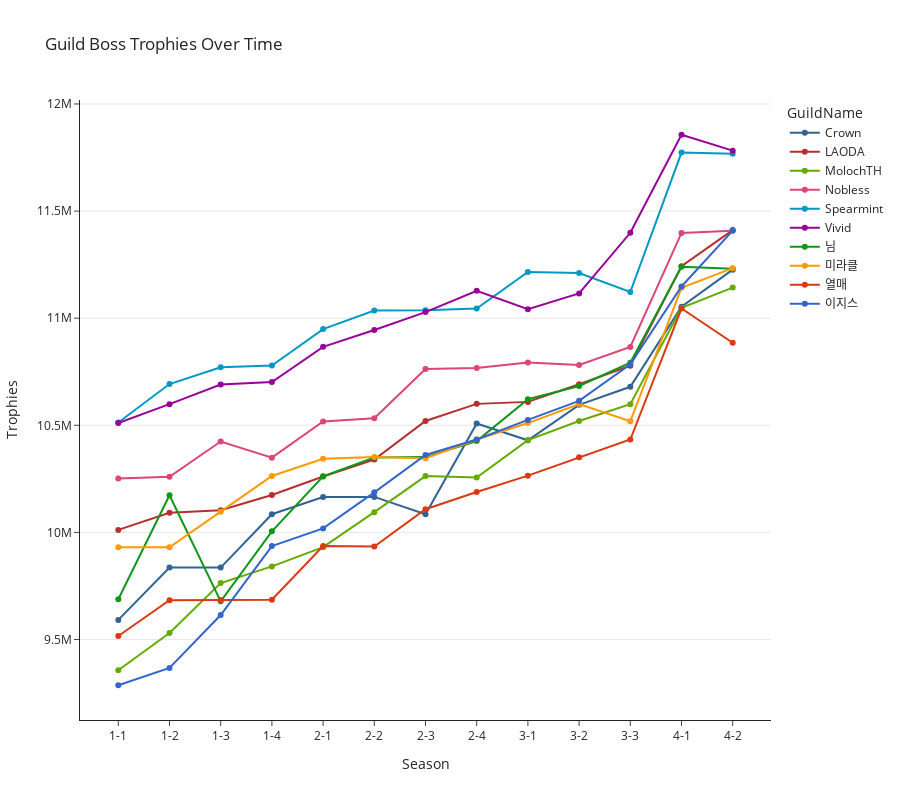

This figure's notebook cell:
### Markdown cell above
## Guild Boss Trophies Over Time

### Code cell
fig = px.line(
    data[data.GuildName.isin(top10_recent)],
    x="Round",
    y="Trophies",
    color="GuildName",
    color_discrete_sequence=px.colors.qualitative.G10_r,
    markers=True,
    hover_data={
        "GuildName": False,
        "Rank": ":,.0f",
        "Date": "|%B %d, %Y",
        "Trophies": ":,.0f",
    },
    hover_name="GuildName",
    title="Guild Boss Trophies Over Time",
    labels={"Rank": "Rank", "Round": "Season", "Trophies": "Trophies"},
    template="simple_white",
    height=800,
)


fig.update_yaxes(showgrid=True)


fig.show()

### Figure 1 — Plotly figure (JSON) as saved in the notebook; plotly's stock layout.template omitted (floating-point values rounded to 4 significant figures)
{"data": [{"customdata": [["Crown", 8, "2024-02-27T00:00:00"], ["Crown", 7, "2024-03-05T00:00:00"], ["Crown", 7, "2024-03-12T00:00:00"], ["Crown", 7, "2024-03-19T00:00:00"], ["Crown", 7, "2024-03-26T00:00:00"], ["Crown", 7, "2024-04-02T00:00:00"], ["Crown", 8, "2024-04-09T00:00:00"], ["Crown", 8, "2024-04-16T00:00:00"], ["Crown", 9, "2024-04-23T00:00:00"], ["Crown", 8, "2024-04-30T00:00:00"], ["Crown", 7, "2024-05-07T00:00:00"], ["Crown", 8, "2024-05-14T00:00:00"], ["Crown", 8, "2024-05-21T00:00:00"]], "hovertemplate": "<b>%{hovertext}</b><br><br>Season=%{x}<br>Trophies=%{y:,.0f}<br>Rank=%{customdata[1]:,.0f}<br>Date=%{customdata[2]|%B %d, %Y}<extra></extra>", "hovertext": ["Crown", "Crown", "Crown", "Crown", "Crown", "Crown", "Crown", "Crown", "Crown", "Crown", "Crown", "Crown", "Crown"], "legendgroup": "Crown", "line": {"color": "#316395", "dash": "solid"}, "marker": {"symbol": "circle"}, "mode": "lines+markers", "name": "Crown", "orientation": "v", "showlegend": true, "type": "scatter", "x": ["1-1", "1-2", "1-3", "1-4", "2-1", "2-2", "2-3", "2-4", "3-1", "3-2", "3-3", "4-1", "4-2"], "xaxis": "x", "y": [9591650, 9836010, 9835780, 10085080, 10165695, 10165775, 10084940, 10508315, 10430030, 10595575, 10679720, 11053810, 11226560], "yaxis": "y"}, {"customdata": [["LAODA", 4, "2024-02-27T00:00:00"], ["LAODA", 4, "2024-03-05T00:00:00"], ["LAODA", 4, "2024-03-12T00:00:00"], ["LAODA", 4, "2024-03-19T00:00:00"], ["LAODA", 6, "2024-03-26T00:00:00"], ["LAODA", 6, "2024-04-02T00:00:00"], ["LAODA", 4, "2024-04-09T00:00:00"], ["LAODA", 4, "2024-04-16T00:00:00"], ["LAODA", 5, "2024-04-23T00:00:00"], ["LAODA", 5, "2024-04-30T00:00:00"], ["LAODA", 5, "2024-05-07T00:00:00"], ["LAODA", 4, "2024-05-14T00:00:00"], ["LAODA", 4, "2024-05-21T00:00:00"]], "hovertemplate": "<b>%{hovertext}</b><br><br>Season=%{x}<br>Trophies=%{y:,.0f}<br>Rank=%{customdata[1]:,.0f}<br>Date=%{customdata[2]|%B %d, %Y}<extra></extra>", "hovertext": ["LAODA", "LAODA", "LAODA", "LAODA", "LAODA", "LAODA", "LAODA", "LAODA", "LAODA", "LAODA", "LAODA", "LAODA", "LAODA"], "legendgroup": "LAODA", "line": {"color": "#B82E2E", "dash": "solid"}, "marker": {"symbol": "circle"}, "mode": "lines+markers", "name": "LAODA", "orientation": "v", "showlegend": true, "type": "scatter", "x": ["1-1", "1-2", "1-3", "1-4", "2-1", "2-2", "2-3", "2-4", "3-1", "3-2", "3-3", "4-1", "4-2"], "xaxis": "x", "y": [10011795, 10091870, 10103600, 10174935, 10260975, 10340180, 10520225, 10600065, 10609375, 10691550, 10778080, 11242265, 11411315], "yaxis": "y"}, {"customdata": [["MolochTH", 11, "2024-02-27T00:00:00"], ["MolochTH", 11, "2024-03-05T00:00:00"], ["MolochTH", 11, "2024-03-12T00:00:00"], ["MolochTH", 11, "2024-03-19T00:00:00"], ["MolochTH", 11, "2024-03-26T00:00:00"], ["MolochTH", 9, "2024-04-02T00:00:00"], ["MolochTH", 9, "2024-04-09T00:00:00"], ["MolochTH", 9, "2024-04-16T00:00:00"], ["MolochTH", 8, "2024-04-23T00:00:00"], ["MolochTH", 9, "2024-04-30T00:00:00"], ["MolochTH", 9, "2024-05-07T00:00:00"], ["MolochTH", 9, "2024-05-14T00:00:00"], ["MolochTH", 9, "2024-05-21T00:00:00"]], "hovertemplate": "<b>%{hovertext}</b><br><br>Season=%{x}<br>Trophies=%{y:,.0f}<br>Rank=%{customdata[1]:,.0f}<br>Date=%{customdata[2]|%B %d, %Y}<extra></extra>", "hovertext": ["MolochTH", "MolochTH", "MolochTH", "MolochTH", "MolochTH", "MolochTH", "MolochTH", "MolochTH", "MolochTH", "MolochTH", "MolochTH", "MolochTH", "MolochTH"], "legendgroup": "MolochTH", "line": {"color": "#66AA00", "dash": "solid"}, "marker": {"symbol": "circle"}, "mode": "lines+markers", "name": "MolochTH", "orientation": "v", "showlegend": true, "type": "scatter", "x": ["1-1", "1-2", "1-3", "1-4", "2-1", "2-2", "2-3", "2-4", "3-1", "3-2", "3-3", "4-1", "4-2"], "xaxis": "x", "y": [9356625, 9530190, 9763490, 9841245, 9931170, 10094570, 10262850, 10256305, 10430590, 10520085, 10598615, 11048890, 11142940], "yaxis": "y"}, {"customdata": [["Nobless", 3, "2024-02-27T00:00:00"], ["Nobless", 3, "2024-03-05T00:00:00"], ["Nobless", 3, "2024-03-12T00:00:00"], ["Nobless", 3, "2024-03-19T00:00:00"], ["Nobless", 3, "2024-03-26T00:00:00"], ["Nobless", 3, "2024-04-02T00:00:00"], ["Nobless", 3, "2024-04-09T00:00:00"], ["Nobless", 3, "2024-04-16T00:00:00"], ["Nobless", 3, "2024-04-23T00:00:00"], ["Nobless", 3, "2024-04-30T00:00:00"], ["Nobless", 3, "2024-05-07T00:00:00"], ["Nobless", 3, "2024-05-14T00:00:00"], ["Nobless", 3, "2024-05-21T00:00:00"]], "hovertemplate": "<b>%{hovertext}</b><br><br>Season=%{x}<br>Trophies=%{y:,.0f}<br>Rank=%{customdata[1]:,.0f}<br>Date=%{customdata[2]|%B %d, %Y}<extra></extra>", "hovertext": ["Nobless", "Nobless", "Nobless", "Nobless", "Nobless", "Nobless", "Nobless", "Nobless", "Nobless", "Nobless", "Nobless", "Nobless", "Nobless"], "legendgroup": "Nobless", "line": {"color": "#DD4477", "dash": "solid"}, "marker": {"symbol": "circle"}, "mode": "lines+markers", "name": "Nobless", "orientation": "v", "showlegend": true, "type": "scatter", "x": ["1-1", "1-2", "1-3", "1-4", "2-1", "2-2", "2-3", "2-4", "3-1", "3-2", "3-3", "4-1", "4-2"], "xaxis": "x", "y": [10251975, 10259645, 10424260, 10349095, 10517570, 10532845, 10762930, 10767570, 10792615, 10781320, 10865505, 11397880, 11407690], "yaxis": "y"}, {"customdata": [["Spearmint", 1, "2024-02-27T00:00:00"], ["Spearmint", 1, "2024-03-05T00:00:00"], ["Spearmint", 1, "2024-03-12T00:00:00"], ["Spearmint", 1, "2024-03-19T00:00:00"], ["Spearmint", 1, "2024-03-26T00:00:00"], ["Spearmint", 1, "2024-04-02T00:00:00"], ["Spearmint", 1, "2024-04-09T00:00:00"], ["Spearmint", 1, "2024-04-16T00:00:00"], ["Spearmint", 1, "2024-04-23T00:00:00"], ["Spearmint", 1, "2024-04-30T00:00:00"], ["Spearmint", 2, "2024-05-07T00:00:00"], ["Spearmint", 2, "2024-05-14T00:00:00"], ["Spearmint", 2, "2024-05-21T00:00:00"]], "hovertemplate": "<b>%{hovertext}</b><br><br>Season=%{x}<br>Trophies=%{y:,.0f}<br>Rank=%{customdata[1]:,.0f}<br>Date=%{customdata[2]|%B %d, %Y}<extra></extra>", "hovertext": ["Spearmint", "Spearmint", "Spearmint", "Spearmint", "Spearmint", "Spearmint", "Spearmint", "Spearmint", "Spearmint", "Spearmint", "Spearmint", "Spearmint", "Spearmint"], "legendgroup": "Spearmint", "line": {"color": "#0099C6", "dash": "solid"}, "marker": {"symbol": "circle"}, "mode": "lines+markers", "name": "Spearmint", "orientation": "v", "showlegend": true, "type": "scatter", "x": ["1-1", "1-2", "1-3", "1-4", "2-1", "2-2", "2-3", "2-4", "3-1", "3-2", "3-3", "4-1", "4-2"], "xaxis": "x", "y": [10513190, 10692545, 10770870, 10779410, 10949190, 11036070, 11037250, 11044970, 11216060, 11211090, 11122140, 11773265, 11768065], "yaxis": "y"}, {"customdata": [["Vivid", 2, "2024-02-27T00:00:00"], ["Vivid", 2, "2024-03-05T00:00:00"], ["Vivid", 2, "2024-03-12T00:00:00"], ["Vivid", 2, "2024-03-19T00:00:00"], ["Vivid", 2, "2024-03-26T00:00:00"], ["Vivid", 2, "2024-04-02T00:00:00"], ["Vivid", 2, "2024-04-09T00:00:00"], ["Vivid", 2, "2024-04-16T00:00:00"], ["Vivid", 2, "2024-04-23T00:00:00"], ["Vivid", 2, "2024-04-30T00:00:00"], ["Vivid", 1, "2024-05-07T00:00:00"], ["Vivid", 1, "2024-05-14T00:00:00"], ["Vivid", 1, "2024-05-21T00:00:00"]], "hovertemplate": "<b>%{hovertext}</b><br><br>Season=%{x}<br>Trophies=%{y:,.0f}<br>Rank=%{customdata[1]:,.0f}<br>Date=%{customdata[2]|%B %d, %Y}<extra></extra>", "hovertext": ["Vivid", "Vivid", "Vivid", "Vivid", "Vivid", "Vivid", "Vivid", "Vivid", "Vivid", "Vivid", "Vivid", "Vivid", "Vivid"], "legendgroup": "Vivid", "line": {"color": "#990099", "dash": "solid"}, "marker": {"symbol": "circle"}, "mode": "lines+markers", "name": "Vivid", "orientation": "v", "showlegend": true, "type": "scatter", "x": ["1-1", "1-2", "1-3", "1-4", "2-1", "2-2", "2-3", "2-4", "3-1", "3-2", "3-3", "4-1", "4-2"], "xaxis": "x", "y": [10510940, 10598695, 10690270, 10702360, 10866400, 10945065, 11028425, 11128220, 11041545, 11115440, 11398630, 11856320, 11782185], "yaxis": "y"}, {"customdata": [["님", 6, "2024-02-27T00:00:00"], ["님", 6, "2024-03-05T00:00:00"], ["님", 6, "2024-03-12T00:00:00"], ["님", 6, "2024-03-19T00:00:00"], ["님", 5, "2024-03-26T00:00:00"], ["님", 5, "2024-04-02T00:00:00"], ["님", 6, "2024-04-09T00:00:00"], ["님", 6, "2024-04-16T00:00:00"], ["님", 4, "2024-04-23T00:00:00"], ["님", 4, "2024-04-30T00:00:00"], ["님", 4, "2024-05-07T00:00:00"], ["님", 5, "2024-05-14T00:00:00"], ["님", 6, "2024-05-21T00:00:00"]], "hovertemplate": "<b>%{hovertext}</b><br><br>Season=%{x}<br>Trophies=%{y:,.0f}<br>Rank=%{customdata[1]:,.0f}<br>Date=%{customdata[2]|%B %d, %Y}<extra></extra>", "hovertext": ["님", "님", "님", "님", "님", "님", "님", "님", "님", "님", "님", "님", "님"], "legendgroup": "님", "line": {"color": "#109618", "dash": "solid"}, "marker": {"symbol": "circle"}, "mode": "lines+markers", "name": "님", "orientation": "v", "showlegend": true, "type": "scatter", "x": ["1-1", "1-2", "1-3", "1-4", "2-1", "2-2", "2-3", "2-4", "3-1", "3-2", "3-3", "4-1", "4-2"], "xaxis": "x", "y": [9688065, 10173275, 9678260, 10005140, 10262110, 10350005, 10351645, 10426780, 10621980, 10683770, 10791950, 11240180, 11230760], "yaxis": "y"}, {"customdata": [["미라클", 5, "2024-02-27T00:00:00"], ["미라클", 5, "2024-03-05T00:00:00"], ["미라클", 5, "2024-03-12T00:00:00"], ["미라클", 5, "2024-03-19T00:00:00"], ["미라클", 4, "2024-03-26T00:00:00"], ["미라클", 4, "2024-04-02T00:00:00"], ["미라클", 5, "2024-04-09T00:00:00"], ["미라클", 5, "2024-04-16T00:00:00"], ["미라클", 7, "2024-04-23T00:00:00"], ["미라클", 7, "2024-04-30T00:00:00"], ["미라클", 8, "2024-05-07T00:00:00"], ["미라클", 7, "2024-05-14T00:00:00"], ["미라클", 7, "2024-05-21T00:00:00"]], "hovertemplate": "<b>%{hovertext}</b><br><br>Season=%{x}<br>Trophies=%{y:,.0f}<br>Rank=%{customdata[1]:,.0f}<br>Date=%{customdata[2]|%B %d, %Y}<extra></extra>", "hovertext": ["미라클", "미라클", "미라클", "미라클", "미라클", "미라클", "미라클", "미라클", "미라클", "미라클", "미라클", "미라클", "미라클"], "legendgroup": "미라클", "line": {"color": "#FF9900", "dash": "solid"}, "marker": {"symbol": "circle"}, "mode": "lines+markers", "name": "미라클", "orientation": "v", "showlegend": true, "type": "scatter", "x": ["1-1", "1-2", "1-3", "1-4", "2-1", "2-2", "2-3", "2-4", "3-1", "3-2", "3-3", "4-1", "4-2"], "xaxis": "x", "y": [9930645, 9930695, 10096910, 10263565, 10343795, 10352155, 10346675, 10433690, 10510435, 10599700, 10518955, 11141720, 11233590], "yaxis": "y"}, {"customdata": [["열매", 10, "2024-02-27T00:00:00"], ["열매", 9, "2024-03-05T00:00:00"], ["열매", 9, "2024-03-12T00:00:00"], ["열매", 10, "2024-03-19T00:00:00"], ["열매", 10, "2024-03-26T00:00:00"], ["열매", 10, "2024-04-02T00:00:00"], ["열매", 10, "2024-04-09T00:00:00"], ["열매", 10, "2024-04-16T00:00:00"], ["열매", 10, "2024-04-23T00:00:00"], ["열매", 10, "2024-04-30T00:00:00"], ["열매", 10, "2024-05-07T00:00:00"], ["열매", 10, "2024-05-14T00:00:00"], ["열매", 10, "2024-05-21T00:00:00"]], "hovertemplate": "<b>%{hovertext}</b><br><br>Season=%{x}<br>Trophies=%{y:,.0f}<br>Rank=%{customdata[1]:,.0f}<br>Date=%{customdata[2]|%B %d, %Y}<extra></extra>", "hovertext": ["열매", "열매", "열매", "열매", "열매", "열매", "열매", "열매", "열매", "열매", "열매", "열매", "열매"], "legendgroup": "열매", "line": {"color": "#DC3912", "dash": "solid"}, "marker": {"symbol": "circle"}, "mode": "lines+markers", "name": "열매", "orientation": "v", "showlegend": true, "type": "scatter", "x": ["1-1", "1-2", "1-3", "1-4", "2-1", "2-2", "2-3", "2-4", "3-1", "3-2", "3-3", "4-1", "4-2"], "xaxis": "x", "y": [9516665, 9683165, 9685015, 9686065, 9936820, 9934520, 10108120, 10188930, 10265120, 10350345, 10433560, 11045180, 10885185], "yaxis": "y"}, {"customdata": [["이지스", 13, "2024-02-27T00:00:00"], ["이지스", 13, "2024-03-05T00:00:00"], ["이지스", 12, "2024-03-12T00:00:00"], ["이지스", 12, "2024-03-19T00:00:00"], ["이지스", 8, "2024-03-26T00:00:00"], ["이지스", 8, "2024-04-02T00:00:00"], ["이지스", 7, "2024-04-09T00:00:00"], ["이지스", 7, "2024-04-16T00:00:00"], ["이지스", 6, "2024-04-23T00:00:00"], ["이지스", 6, "2024-04-30T00:00:00"], ["이지스", 6, "2024-05-07T00:00:00"], ["이지스", 6, "2024-05-14T00:00:00"], ["이지스", 5, "2024-05-21T00:00:00"]], "hovertemplate": "<b>%{hovertext}</b><br><br>Season=%{x}<br>Trophies=%{y:,.0f}<br>Rank=%{customdata[1]:,.0f}<br>Date=%{customdata[2]|%B %d, %Y}<extra></extra>", "hovertext": ["이지스", "이지스", "이지스", "이지스", "이지스", "이지스", "이지스", "이지스", "이지스", "이지스", "이지스", "이지스", "이지스"], "legendgroup": "이지스", "line": {"color": "#3366CC", "dash": "solid"}, "marker": {"symbol": "circle"}, "mode": "lines+markers", "name": "이지스", "orientation": "v", "showlegend": true, "type": "scatter", "x": ["1-1", "1-2", "1-3", "1-4", "2-1", "2-2", "2-3", "2-4", "3-1", "3-2", "3-3", "4-1", "4-2"], "xaxis": "x", "y": [9286600, 9367650, 9614385, 9936100, 10018860, 10186940, 10361535, 10433950, 10525165, 10614170, 10784790, 11148110, 11408945], "yaxis": "y"}], "layout": {"height": 800, "legend": {"title": {"text": "GuildName"}, "tracegroupgap": 0}, "title": {"text": "Guild Boss Trophies Over Time"}, "xaxis": {"anchor": "y", "domain": [0, 1], "title": {"text": "Season"}}, "yaxis": {"anchor": "x", "domain": [0, 1], "showgrid": true, "title": {"text": "Trophies"}}}}
